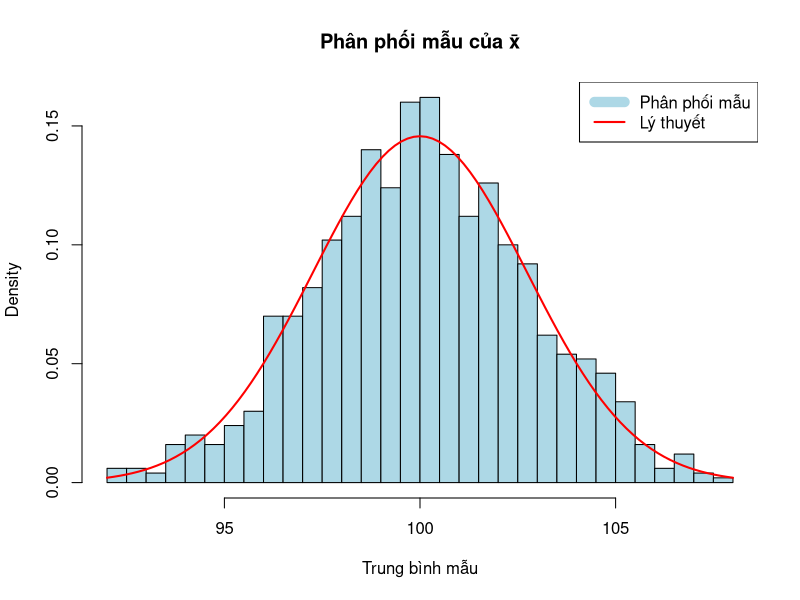
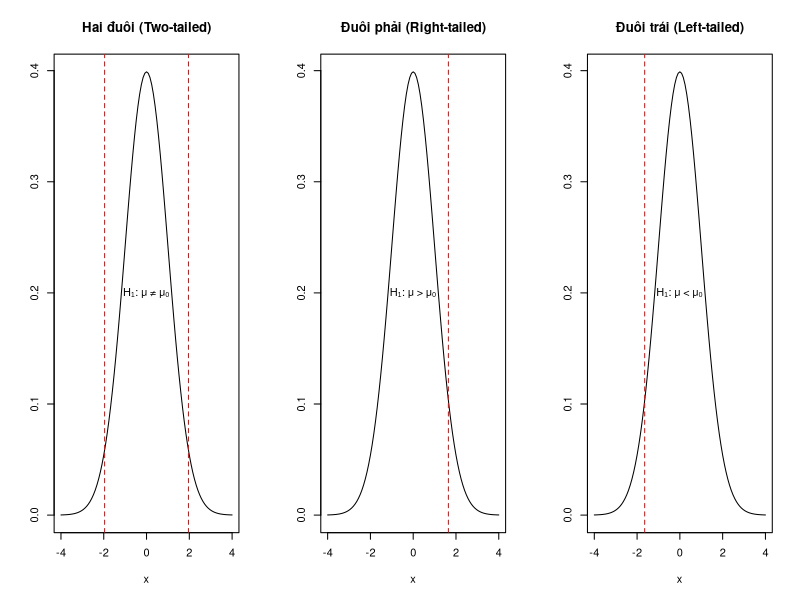
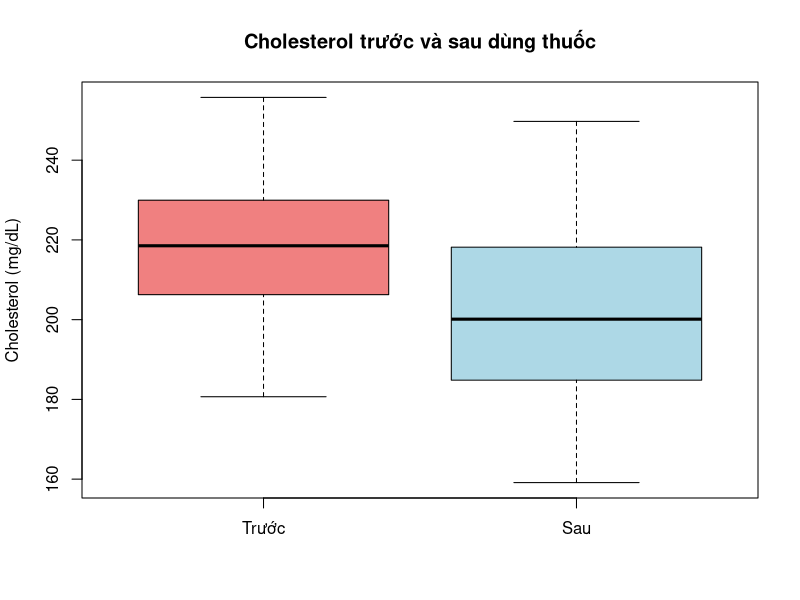

The R script that drew these images, in order:

# ==============================================================================
# BÀI 13: LẤY MẪU VÀ KIỂM ĐỊNH THỐNG KÊ
# ==============================================================================
# Mục tiêu học tập:
# - Hiểu khái niệm tổng thể và mẫu
# - Nắm vững các phương pháp lấy mẫu
# - Hiểu sai số chuẩn và khoảng tin cậy
# - Nắm vững các bước kiểm định giả thuyết
# - Thực hiện kiểm định t-test (một mẫu, hai mẫu)
# - Thực hiện kiểm định chi-square
# - Hiểu p-value và mức ý nghĩa α
# - Áp dụng kiểm định vào bài toán thực tế
# ==============================================================================

# ------------------------------------------------------------------------------
# 13.1 Tổng thể và Mẫu
# ------------------------------------------------------------------------------

# 13.1.1 Định nghĩa
#
# Tổng thể (Population)
# - Tập hợp TẤT CẢ các đối tượng quan tâm
# - Ký hiệu tham số: μ (mean), σ (SD), p (tỷ lệ)
#
# Mẫu (Sample)
# - Một TẬP CON của tổng thể
# - Ký hiệu thống kê: x̄ (mean), s (SD), p̂ (tỷ lệ)
#
# Ví dụ:
# - Tổng thể: Tất cả sinh viên Việt Nam (hàng triệu người)
# - Mẫu: 1000 sinh viên được khảo sát

# Minh họa
set.seed(42)

# Tổng thể (giả sử)
population <- rnorm(100000, mean = 170, sd = 8)
cat("Tổng thể - μ:", mean(population), "σ:", sd(population), "\n")

# Lấy mẫu
sample_data <- sample(population, 100)
cat("Mẫu - x̄:", mean(sample_data), "s:", sd(sample_data), "\n")

# 13.1.2 Tại sao cần lấy mẫu?
#
# Lý do:
# 1. CHI PHÍ: Khảo sát toàn bộ tổng thể rất tốn kém
# 2. THỜI GIAN: Mất quá nhiều thời gian
# 3. KHÔNG KHẢ THI: Một số tổng thể vô hạn hoặc không tiếp cận được
# 4. PHÁ HỦY: Kiểm tra tuổi thọ bóng đèn → phải phá hủy
#
# Mục tiêu: Từ mẫu, ƯỚC LƯỢNG tham số của tổng thể.

# ------------------------------------------------------------------------------
# 13.2 Các phương pháp lấy mẫu
# ------------------------------------------------------------------------------

# 13.2.1 Lấy mẫu ngẫu nhiên đơn giản (Simple Random Sampling)
#
# Mỗi phần tử có XÁC SUẤT NHƯ NHAU được chọn.

cat("\n=== LẤY MẪU NGẪU NHIÊN ĐƠN GIẢN ===\n")

# Tổng thể: 1000 sinh viên
population_ids <- 1:1000

# Lấy mẫu 50 sinh viên
set.seed(42)
sample_ids <- sample(population_ids, 50)
cat("Mẫu 50 sinh viên:", head(sample_ids), "...\n")

# Ưu điểm: Đơn giản, công bằng
# Nhược điểm: Cần danh sách đầy đủ tổng thể

# 13.2.2 Lấy mẫu phân tầng (Stratified Sampling)
#
# Chia tổng thể thành CÁC TẦNG (strata), sau đó lấy mẫu từ mỗi tầng.
#
# Ví dụ: Khảo sát sinh viên, chia theo khoa

cat("\n=== LẤY MẪU PHÂN TẦNG ===\n")

# Tổng thể: 1000 sinh viên từ 4 khoa
set.seed(42)
students <- data.frame(
  id = 1:1000,
  khoa = sample(c("CNTT", "KT", "NN", "SP"), 1000, replace = TRUE)
)

# Số lượng mỗi khoa
cat("Số lượng mỗi khoa:\n")
print(table(students$khoa))

# Lấy 10% từ mỗi khoa
library(dplyr)
stratified_sample <- students %>%
  group_by(khoa) %>%
  sample_frac(0.1)

cat("\nMẫu phân tầng:\n")
print(table(stratified_sample$khoa))

# Ưu điểm: Đảm bảo đại diện cho các nhóm
# Nhược điểm: Cần biết cấu trúc tổng thể

# 13.2.3 Lấy mẫu cụm (Cluster Sampling)
#
# Chia tổng thể thành CÁC CỤM, chọn ngẫu nhiên một số cụm.
#
# Ví dụ: Khảo sát sinh viên, chọn ngẫu nhiên 5 lớp

cat("\n=== LẤY MẪU CỤM ===\n")

# Tổng thể: 20 lớp, mỗi lớp 50 sinh viên
set.seed(42)

# Chọn ngẫu nhiên 5 lớp
selected_classes <- sample(1:20, 5)
cat("Các lớp được chọn:", selected_classes, "\n")

# Khảo sát tất cả sinh viên trong 5 lớp đó
# Tổng: 5 × 50 = 250 sinh viên
cat("Tổng số sinh viên: 250\n")

# Ưu điểm: Tiết kiệm chi phí, dễ thực hiện
# Nhược điểm: Sai số lớn hơn nếu các cụm không đồng nhất

# 13.2.4 Lấy mẫu hệ thống (Systematic Sampling)
#
# Chọn phần tử đầu tiên ngẫu nhiên, sau đó chọn MỖI K PHẦN TỬ.

cat("\n=== LẤY MẪU HỆ THỐNG ===\n")

# Tổng thể: 1000 sinh viên
# Muốn lấy mẫu 100 → k = 1000/100 = 10

set.seed(42)
start <- sample(1:10, 1)  # Chọn điểm bắt đầu ngẫu nhiên
systematic_sample <- seq(start, 1000, by = 10)

cat("Bắt đầu từ:", start, "\n")
cat("Mẫu:", head(systematic_sample), "...\n")
cat("Kích thước mẫu:", length(systematic_sample), "\n")

# Ưu điểm: Dễ thực hiện
# Nhược điểm: Có thể bị sai lệch nếu có chu kỳ trong dữ liệu

# ------------------------------------------------------------------------------
# 13.3 Phân phối mẫu và Sai số chuẩn
# ------------------------------------------------------------------------------

# 13.3.1 Phân phối mẫu (Sampling Distribution)
#
# Phân phối mẫu là phân phối của một THỐNG KÊ (như x̄) 
# từ tất cả các mẫu có thể.

cat("\n=== PHÂN PHỐI MẪU ===\n")

set.seed(42)

# Tổng thể
population <- rnorm(100000, mean = 100, sd = 15)

# Lấy 1000 mẫu, mỗi mẫu 30 phần tử
n_samples <- 1000
sample_size <- 30

sample_means <- replicate(n_samples, {
  sample_data <- sample(population, sample_size)
  mean(sample_data)
})

# Vẽ phân phối mẫu
hist(sample_means, breaks = 30,
     main = "Phân phối mẫu của x̄",
     xlab = "Trung bình mẫu",
     col = "lightblue",
     probability = TRUE)

# Thêm đường cong lý thuyết
curve(dnorm(x, mean = 100, sd = 15/sqrt(30)),
      add = TRUE, col = "red", lwd = 2)

legend("topright",
       legend = c("Phân phối mẫu", "Lý thuyết"),
       col = c("lightblue", "red"),
       lwd = c(10, 2))

# 13.3.2 Sai số chuẩn (Standard Error)
#
# Sai số chuẩn (SE) là độ lệch chuẩn của phân phối mẫu.
#
# Công thức:
# SE = σ / √n
#
# Nếu không biết σ, dùng s (SD mẫu):
# SE = s / √n

cat("\n=== SAI SỐ CHUẨN ===\n")

# Ví dụ
sample_data <- c(85, 90, 78, 92, 88, 95, 80, 89, 91, 87)

s <- sd(sample_data)
n <- length(sample_data)
se <- s / sqrt(n)

cat("SD mẫu (s):", round(s, 2), "\n")
cat("Kích thước mẫu (n):", n, "\n")
cat("Sai số chuẩn (SE):", round(se, 2), "\n")

# Ý nghĩa:
# - SE NHỎ: x̄ gần μ
# - SE LỚN: x̄ khác xa μ
# - SE GIẢM khi n TĂNG

# ------------------------------------------------------------------------------
# 13.4 Khoảng tin cậy (Confidence Interval)
# ------------------------------------------------------------------------------

# 13.4.1 Định nghĩa
#
# Khoảng tin cậy là một khoảng giá trị có XÁC SUẤT CHỨA THAM SỐ tổng thể.
#
# Khoảng tin cậy 95% cho μ:
# x̄ ± 1.96 × SE
#
# Giải thích: 95% các khoảng như vậy sẽ chứa μ.

# 13.4.2 Khoảng tin cậy cho trung bình (σ biết)
#
# Công thức:
# CI = x̄ ± z(α/2) × (σ / √n)
#
# Với:
# - z(α/2): Giá trị z tương ứng mức tin cậy
# - 90%: z = 1.645
# - 95%: z = 1.96
# - 99%: z = 2.576

cat("\n=== KHOẢNG TIN CẬY (σ biết) ===\n")

# Mẫu 100 sinh viên, x̄ = 75, σ = 10 (biết trước)
xbar <- 75
sigma <- 10
n <- 100

# Khoảng tin cậy 95%
z <- qnorm(0.975)  # 1.96
se <- sigma / sqrt(n)
margin <- z * se

lower <- xbar - margin
upper <- xbar + margin

cat("95% CI: [", round(lower, 2), ",", round(upper, 2), "]\n")

# 13.4.3 Khoảng tin cậy cho trung bình (σ không biết)
#
# Dùng PHÂN PHỐI T thay vì z.
#
# Công thức:
# CI = x̄ ± t(α/2, df) × (s / √n)
#
# Với df = n - 1 (bậc tự do)

cat("\n=== KHOẢNG TIN CẬY (σ không biết) ===\n")

# Ví dụ
sample_data <- c(85, 90, 78, 92, 88, 95, 80, 89, 91, 87)

# Cách 1: Tự tính
xbar <- mean(sample_data)
s <- sd(sample_data)
n <- length(sample_data)
df <- n - 1

# t-value cho 95% CI
t_value <- qt(0.975, df)
se <- s / sqrt(n)
margin <- t_value * se

lower <- xbar - margin
upper <- xbar + margin

cat("95% CI (tự tính): [", round(lower, 2), ",", round(upper, 2), "]\n")

# Cách 2: Dùng hàm t.test()
ci <- t.test(sample_data)$conf.int
cat("95% CI (t.test):  [", round(ci[1], 2), ",", round(ci[2], 2), "]\n")

# 13.4.4 Giải thích khoảng tin cậy
#
# SAI: "Xác suất μ nằm trong [80, 90] là 95%"
# ĐÚNG: "95% các khoảng tin cậy tính theo cách này sẽ chứa μ"

cat("\n=== MINH HỌA KHOẢNG TIN CẬY ===\n")

set.seed(42)

# Tổng thể với μ = 100
population <- rnorm(100000, mean = 100, sd = 15)

# Tính 100 khoảng tin cậy
n_intervals <- 100
sample_size <- 30

results <- data.frame(
  lower = numeric(n_intervals),
  upper = numeric(n_intervals),
  contains_mu = logical(n_intervals)
)

for (i in 1:n_intervals) {
  sample_data <- sample(population, sample_size)
  ci <- t.test(sample_data)$conf.int
  results$lower[i] <- ci[1]
  results$upper[i] <- ci[2]
  results$contains_mu[i] <- (100 >= ci[1] & 100 <= ci[2])
}

# Đếm bao nhiêu khoảng chứa μ
count <- sum(results$contains_mu)
cat("Số khoảng chứa μ = 100:", count, "/", n_intervals, "\n")
cat("Tỷ lệ:", count/n_intervals * 100, "%\n")

# ------------------------------------------------------------------------------
# 13.5 Kiểm định giả thuyết (Hypothesis Testing)
# ------------------------------------------------------------------------------

# 13.5.1 Khái niệm cơ bản
#
# Giả thuyết không (H₀): Giả thuyết ban đầu, thường là "không có sự khác biệt"
# Giả thuyết đối (H₁ hoặc Hₐ): Giả thuyết mà ta muốn chứng minh
#
# Ví dụ:
# - H₀: μ = 100 (IQ trung bình = 100)
# - H₁: μ ≠ 100 (IQ trung bình khác 100)

# 13.5.2 Các loại kiểm định

cat("\n=== CÁC LOẠI KIỂM ĐỊNH ===\n")

# Thiết lập layout
par(mfrow = c(1, 3))

# Hai đuôi
curve(dnorm(x), -4, 4, main = "Hai đuôi (Two-tailed)", ylab = "")
abline(v = c(-1.96, 1.96), col = "red", lty = 2)
text(0, 0.2, "H₁: μ ≠ μ₀")

# Đuôi phải
curve(dnorm(x), -4, 4, main = "Đuôi phải (Right-tailed)", ylab = "")
abline(v = 1.645, col = "red", lty = 2)
text(0, 0.2, "H₁: μ > μ₀")

# Đuôi trái
curve(dnorm(x), -4, 4, main = "Đuôi trái (Left-tailed)", ylab = "")
abline(v = -1.645, col = "red", lty = 2)
text(0, 0.2, "H₁: μ < μ₀")

# Reset layout
par(mfrow = c(1, 1))

# 13.5.3 P-value
#
# P-value là xác suất quan sát được dữ liệu CỰC ĐOAN NHƯ VẬY HOẶC HƠN, 
# nếu H₀ đúng.
#
# Quy tắc:
# - p-value < α: BÁC BỎ H₀
# - p-value ≥ α: KHÔNG BÁC BỎ H₀
#
# Thường dùng α = 0.05 (mức ý nghĩa 5%)

# 13.5.4 Các bước kiểm định
#
# Bước 1: Thiết lập giả thuyết H₀ và H₁
# Bước 2: Chọn mức ý nghĩa α (thường 0.05)
# Bước 3: Tính thống kê kiểm định (t, z, chi-square, ...)
# Bước 4: Tính p-value
# Bước 5: Kết luận
#   - p < α: Bác bỏ H₀
#   - p ≥ α: Không bác bỏ H₀

# 13.5.5 Loại sai lầm
#
# Sai lầm loại I (Type I Error):
# - Bác bỏ H₀ khi H₀ ĐÚNG
# - Xác suất = α
#
# Sai lầm loại II (Type II Error):
# - Không bác bỏ H₀ khi H₀ SAI
# - Xác suất = β
#
# Bảng quyết định:
# |                    | H₀ đúng              | H₀ sai               |
# |--------------------|----------------------|----------------------|
# | Bác bỏ H₀          | Sai lầm I (α)        | Đúng (Power = 1-β)   |
# | Không bác bỏ H₀    | Đúng                 | Sai lầm II (β)       |

# ------------------------------------------------------------------------------
# 13.6 Kiểm định t (t-test)
# ------------------------------------------------------------------------------

# 13.6.1 Kiểm định t một mẫu (One-sample t-test)
#
# Mục đích: Kiểm tra xem trung bình mẫu có KHÁC với một giá trị cho trước không.
#
# Giả thuyết:
# - H₀: μ = μ₀
# - H₁: μ ≠ μ₀
#
# Thống kê:
# t = (x̄ - μ₀) / (s / √n)

cat("\n=== ONE-SAMPLE T-TEST ===\n")

# Ví dụ: Chiều cao nam sinh viên có trung bình = 170cm?

# Dữ liệu: Chiều cao 20 nam sinh viên
set.seed(42)
heights <- c(168, 172, 165, 175, 170, 173, 169, 171, 174, 167,
             172, 170, 168, 176, 171, 169, 173, 170, 174, 172)

# H0: μ = 170
# H1: μ ≠ 170

# Kiểm định
result <- t.test(heights, mu = 170)
print(result)

cat("\nKẾT LUẬN:\n")
if (result$p.value < 0.05) {
  cat("p-value =", round(result$p.value, 4), "< 0.05\n")
  cat("BÁC BỎ H0: Chiều cao TB KHÁC 170cm\n")
} else {
  cat("p-value =", round(result$p.value, 4), "≥ 0.05\n")
  cat("KHÔNG BÁC BỎ H0: Chiều cao TB có thể = 170cm\n")
}

# 13.6.2 Kiểm định t hai mẫu độc lập (Independent two-sample t-test)
#
# Mục đích: So sánh trung bình của HAI NHÓM ĐỘC LẬP.
#
# Giả thuyết:
# - H₀: μ₁ = μ₂
# - H₁: μ₁ ≠ μ₂

cat("\n=== INDEPENDENT TWO-SAMPLE T-TEST ===\n")

# Ví dụ: So sánh điểm thi giữa nam và nữ

# Dữ liệu
set.seed(42)
male_scores <- c(75, 80, 72, 85, 78, 82, 76, 79, 81, 77)
female_scores <- c(82, 85, 80, 88, 83, 86, 84, 87, 85, 83)

# H0: μ_nam = μ_nữ
# H1: μ_nam ≠ μ_nữ

# Kiểm định
result <- t.test(male_scores, female_scores)
print(result)

cat("\nTHỐNG KÊ MÔ TẢ:\n")
cat("Nam - Mean:", mean(male_scores), "SD:", sd(male_scores), "\n")
cat("Nữ - Mean:", mean(female_scores), "SD:", sd(female_scores), "\n")

cat("\nKẾT LUẬN:\n")
if (result$p.value < 0.05) {
  cat("p-value =", round(result$p.value, 4), "< 0.05\n")
  cat("BÁC BỎ H0: Có sự KHÁC BIỆT giữa nam và nữ\n")
} else {
  cat("p-value =", round(result$p.value, 4), "≥ 0.05\n")
  cat("KHÔNG BÁC BỎ H0: KHÔNG có sự khác biệt\n")
}

# 13.6.3 Kiểm định t hai mẫu ghép đôi (Paired t-test)
#
# Mục đích: So sánh TRƯỚC VÀ SAU trong cùng nhóm.
#
# Giả thuyết:
# - H₀: μ_diff = 0
# - H₁: μ_diff ≠ 0

cat("\n=== PAIRED T-TEST ===\n")

# Ví dụ: Điểm thi trước và sau khóa học

# Dữ liệu
set.seed(42)
before <- c(65, 70, 68, 72, 69, 71, 67, 73, 70, 68)
after <- c(70, 75, 72, 78, 74, 76, 71, 77, 75, 73)

# H0: μ_after - μ_before = 0
# H1: μ_after - μ_before ≠ 0

# Kiểm định
result <- t.test(after, before, paired = TRUE)
print(result)

# Tính chênh lệch
diff <- after - before
cat("\nChênh lệch trung bình:", mean(diff), "\n")
cat("SD chênh lệch:", sd(diff), "\n")

cat("\nKẾT LUẬN:\n")
if (result$p.value < 0.05) {
  cat("p-value =", round(result$p.value, 4), "< 0.05\n")
  cat("BÁC BỎ H0: Điểm SAU cao hơn TRƯỚC\n")
} else {
  cat("p-value =", round(result$p.value, 4), "≥ 0.05\n")
  cat("KHÔNG BÁC BỎ H0: KHÔNG có sự cải thiện\n")
}

# ------------------------------------------------------------------------------
# 13.7 Kiểm định Chi-square
# ------------------------------------------------------------------------------

# 13.7.1 Kiểm định Chi-square độc lập
#
# Mục đích: Kiểm tra MỐI QUAN HỆ giữa hai biến phân loại.
#
# Giả thuyết:
# - H₀: Hai biến ĐỘC LẬP
# - H₁: Hai biến CÓ QUAN HỆ

cat("\n=== CHI-SQUARE TEST (ĐỘC LẬP) ===\n")

# Ví dụ: Giới tính và sở thích môn học

# Tạo bảng chéo
data <- matrix(c(30, 10, 15, 25, 20, 30), nrow = 2, byrow = TRUE)
rownames(data) <- c("Nam", "Nữ")
colnames(data) <- c("Toán", "Văn", "Anh")

cat("Bảng chéo:\n")
print(data)

# H0: Giới tính và sở thích độc lập
# H1: Giới tính và sở thích có quan hệ

# Kiểm định
result <- chisq.test(data)
print(result)

cat("\nKẾT LUẬN:\n")
if (result$p.value < 0.05) {
  cat("p-value =", round(result$p.value, 4), "< 0.05\n")
  cat("BÁC BỎ H0: Giới tính VÀ sở thích CÓ QUAN HỆ\n")
} else {
  cat("p-value =", round(result$p.value, 4), "≥ 0.05\n")
  cat("KHÔNG BÁC BỎ H0: Giới tính và sở thích ĐỘC LẬP\n")
}

# Xem tần số kỳ vọng
cat("\nTần số kỳ vọng:\n")
print(result$expected)

# 13.7.2 Kiểm định Chi-square phù hợp (Goodness-of-fit)
#
# Mục đích: Kiểm tra xem dữ liệu có PHÙ HỢP với phân phối lý thuyết không.

cat("\n=== CHI-SQUARE TEST (PHÙ HỢP) ===\n")

# Ví dụ: Xúc xắc có cân đối không?

# Tung xúc xắc 120 lần
observed <- c(18, 22, 19, 21, 20, 20)
names(observed) <- 1:6

cat("Tần số quan sát:\n")
print(observed)

# H0: Xúc xắc cân đối (mỗi mặt p = 1/6)
# H1: Xúc xắc không cân đối

# Tần số kỳ vọng (nếu cân đối)
expected <- rep(120/6, 6)
cat("\nTần số kỳ vọng:\n")
print(expected)

# Kiểm định
result <- chisq.test(observed, p = rep(1/6, 6))
print(result)

cat("\nKẾT LUẬN:\n")
if (result$p.value < 0.05) {
  cat("p-value =", round(result$p.value, 4), "< 0.05\n")
  cat("BÁC BỎ H0: Xúc xắc KHÔNG cân đối\n")
} else {
  cat("p-value =", round(result$p.value, 4), "≥ 0.05\n")
  cat("KHÔNG BÁC BỎ H0: Xúc xắc CÂN ĐỐI\n")
}

# ------------------------------------------------------------------------------
# 13.8 Ví dụ tổng hợp
# ------------------------------------------------------------------------------

# Ví dụ 1: Nghiên cứu thuốc mới
#
# Bối cảnh: Thử nghiệm thuốc giảm cholesterol trên 30 bệnh nhân.

cat("\n", rep("=", 70), "\n", sep = "")
cat("VÍ DỤ 1: NGHIÊN CỨU THUỐC MỚI\n")
cat(rep("=", 70), "\n", sep = "")

set.seed(123)

# Cholesterol trước và sau dùng thuốc
before <- rnorm(30, mean = 220, sd = 20)
after <- before - rnorm(30, mean = 15, sd = 8)

# 1. Thống kê mô tả
cat("\n1. THỐNG KÊ MÔ TẢ\n")
cat("Trước - Mean:", round(mean(before), 2), "SD:", round(sd(before), 2), "\n")
cat("Sau - Mean:", round(mean(after), 2), "SD:", round(sd(after), 2), "\n")
cat("Chênh lệch TB:", round(mean(before) - mean(after), 2), "\n")

# 2. Kiểm định paired t-test
cat("\n2. KIỂM ĐỊNH\n")
cat("H0: Thuốc KHÔNG có tác dụng (μ_diff = 0)\n")
cat("H1: Thuốc CÓ tác dụng (μ_diff ≠ 0)\n\n")

result <- t.test(before, after, paired = TRUE)
print(result)

# 3. Kết luận
cat("\n3. KẾT LUẬN\n")
if (result$p.value < 0.05) {
  cat("p-value < 0.05 → BÁC BỎ H0\n")
  cat("Thuốc CÓ HIỆU QUẢ giảm cholesterol\n")
  cat("Giảm trung bình:", round(mean(before - after), 2), "mg/dL\n")
  cat("95% CI:", round(result$conf.int, 2), "\n")
} else {
  cat("p-value ≥ 0.05 → KHÔNG BÁC BỎ H0\n")
  cat("CHƯA có bằng chứng thuốc có hiệu quả\n")
}

# 4. Vẽ biểu đồ
boxplot(before, after,
        names = c("Trước", "Sau"),
        main = "Cholesterol trước và sau dùng thuốc",
        ylab = "Cholesterol (mg/dL)",
        col = c("lightcoral", "lightblue"))

# Ví dụ 2: Khảo sát A/B Testing

cat("\n", rep("=", 70), "\n", sep = "")
cat("VÍ DỤ 2: A/B TESTING\n")
cat(rep("=", 70), "\n", sep = "")

# Dữ liệu
# Phiên bản A: 1000 người, 150 click
# Phiên bản B: 1000 người, 180 click

n_A <- 1000
clicks_A <- 150
n_B <- 1000
clicks_B <- 180

# Tỷ lệ
p_A <- clicks_A / n_A
p_B <- clicks_B / n_B

cat("\nPhiên bản A: Tỷ lệ click =", p_A * 100, "%\n")
cat("Phiên bản B: Tỷ lệ click =", p_B * 100, "%\n")

# Kiểm định tỷ lệ
# H0: p_A = p_B
# H1: p_A ≠ p_B

result <- prop.test(c(clicks_A, clicks_B), c(n_A, n_B))
print(result)

cat("\nKẾT LUẬN:\n")
if (result$p.value < 0.05) {
  cat("p-value < 0.05 → CÓ SỰ KHÁC BIỆT\n")
  if (p_B > p_A) {
    cat("Phiên bản B TỐT HƠN phiên bản A\n")
  } else {
    cat("Phiên bản A TỐT HƠN phiên bản B\n")
  }
} else {
  cat("p-value ≥ 0.05 → KHÔNG có sự khác biệt\n")
  cat("Cả 2 phiên bản TƯƠNG ĐƯƠNG\n")
}

# ==============================================================================
# BÀI TẬP THỰC HÀNH
# ==============================================================================

cat("\n", rep("=", 70), "\n", sep = "")
cat("BÀI TẬP THỰC HÀNH\n")
cat(rep("=", 70), "\n", sep = "")

# ------------------------------------------------------------------------------
# Bài tập 1: Khoảng tin cậy
# ------------------------------------------------------------------------------

cat("\nBÀI TẬP 1: KHOẢNG TIN CẬY\n")
cat("Một mẫu 25 sinh viên có điểm TB = 78, SD = 8.\n\n")

cat("1. Tính 95% CI cho điểm TB tổng thể\n")
cat("2. Tính 99% CI\n")
cat("3. Giải thích ý nghĩa của CI\n")

# Gợi ý:
# xbar <- 78
# s <- 8
# n <- 25
# t_value_95 <- qt(0.975, n-1)
# se <- s / sqrt(n)
# ...

# ------------------------------------------------------------------------------
# Bài tập 2: One-sample t-test
# ------------------------------------------------------------------------------

cat("\nBÀI TẬP 2: ONE-SAMPLE T-TEST\n")
cat("Nhà máy sản xuất bóng đèn tuyên bố tuổi thọ TB = 1000 giờ.\n")
cat("Kiểm tra 20 bóng đèn:\n")
cat("980, 1020, 990, 1010, 1005, 995, 1015, 985, 1000, 1010,\n")
cat("995, 1005, 1000, 990, 1015, 1010, 995, 1000, 1005, 1010\n\n")

cat("Kiểm định với α = 0.05: Tuổi thọ TB có = 1000 giờ?\n")

# Gợi ý:
# data <- c(980, 1020, 990, ...)
# t.test(data, mu = 1000)

# ------------------------------------------------------------------------------
# Bài tập 3: Independent t-test
# ------------------------------------------------------------------------------

cat("\nBÀI TẬP 3: INDEPENDENT T-TEST\n")
cat("So sánh điểm thi giữa 2 lớp:\n")
cat("Lớp A: 75, 80, 72, 85, 78, 82, 76, 79, 81, 77\n")
cat("Lớp B: 82, 85, 80, 88, 83, 86, 84, 87, 85, 83\n\n")

cat("Có sự khác biệt không?\n")

# ------------------------------------------------------------------------------
# Bài tập 4: Paired t-test
# ------------------------------------------------------------------------------

cat("\nBÀI TẬP 4: PAIRED T-TEST\n")
cat("Cân nặng trước và sau chế độ ăn kiêng (10 người):\n")
cat("Trước: 70, 75, 68, 80, 72, 77, 69, 74, 76, 71\n")
cat("Sau: 68, 72, 66, 77, 70, 74, 67, 71, 73, 69\n\n")

cat("Chế độ ăn có hiệu quả không?\n")

# ------------------------------------------------------------------------------
# Bài tập 5: Chi-square
# ------------------------------------------------------------------------------

cat("\nBÀI TẬP 5: CHI-SQUARE\n")
cat("Khảo sát 200 người về sở thích phim:\n")
cat("           Hành động  Tâm lý  Hài\n")
cat("Nam            40      30     30\n")
cat("Nữ             20      50     30\n\n")

cat("Giới tính và sở thích phim có quan hệ không?\n")

# ==============================================================================
# CÂU HỎI ÔN TẬP
# ==============================================================================

cat("\n", rep("=", 70), "\n", sep = "")
cat("CÂU HỎI ÔN TẬP\n")
cat(rep("=", 70), "\n", sep = "")

cat("\n1. Phân biệt tổng thể và mẫu?\n")
cat("2. Sai số chuẩn (SE) là gì? Khác gì với SD?\n")
cat("3. Giải thích ý nghĩa của khoảng tin cậy 95%?\n")
cat("4. Phân biệt H₀ và H₁?\n")
cat("5. P-value là gì? Khi nào bác bỏ H₀?\n")
cat("6. Phân biệt sai lầm loại I và loại II?\n")
cat("7. Khi nào dùng z-test? Khi nào dùng t-test?\n")
cat("8. Paired t-test khác gì independent t-test?\n")

# ==============================================================================
# TÀI LIỆU THAM KHẢO
# ==============================================================================

cat("\n", rep("=", 70), "\n", sep = "")
cat("TÀI LIỆU THAM KHẢO\n")
cat(rep("=", 70), "\n", sep = "")

cat("\n1. R Documentation: ?t.test, ?chisq.test, ?prop.test\n")
cat("2. Statistics by Jim: https://statisticsbyjim.com/\n")
cat("3. Khan Academy: Hypothesis Testing\n")

# ==============================================================================
# TỔNG KẾT
# ==============================================================================

cat("\n", rep("=", 70), "\n", sep = "")
cat("TỔNG KẾT\n")
cat(rep("=", 70), "\n", sep = "")

cat("\nCông thức tổng hợp:\n\n")

cat("SAI SỐ CHUẨN:\n")
cat("SE = s / √n\n\n")

cat("KHOẢNG TIN CẬY:\n")
cat("CI = x̄ ± t(α/2, df) × SE\n\n")

cat("THỐNG KÊ T:\n")
cat("t = (x̄ - μ₀) / SE\n\n")

cat("Quy trình kiểm định:\n")
cat("1. Thiết lập: H₀ và H₁\n")
cat("2. Chọn: Mức ý nghĩa α\n")
cat("3. Tính: Thống kê kiểm định\n")
cat("4. Tính: p-value\n")
cat("5. Kết luận: So sánh p với α\n\n")

cat("Lưu ý:\n")
cat("✅ α = 0.05: Mức ý nghĩa thường dùng\n")
cat("✅ p < 0.05: Bác bỏ H₀\n")
cat("✅ CI 95%: Khoảng tin cậy phổ biến\n")
cat("✅ n ≥ 30: Mẫu lớn\n")
cat("✅ Paired: Cùng đối tượng, trước/sau\n")
cat("✅ Independent: Hai nhóm khác nhau\n")

# Cập nhật: Tháng 3/2026
